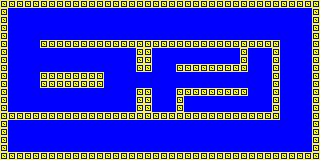

A 2D game scene composited from a Tiled map and its tileset images. What follows is a short description and the map's XML, with every tile layer's data as written:
An orthogonal 40x20 tile map with 8x8 px tiles, 1 tile layer (Capa de patrones 1).

<map version="1.2" tiledversion="1.3.2" orientation="orthogonal" renderorder="right-down" compressionlevel="-1" width="40" height="20" tilewidth="8" tileheight="8" infinite="0" nextlayerid="2" nextobjectid="1">
 <tileset firstgid="1" source="tiles.tsx" />
 <layer id="1" name="Capa de patrones 1" width="40" height="20">
  <data encoding="csv">
2,2,2,2,2,2,2,2,2,2,2,2,2,2,2,2,2,2,2,2,2,2,2,2,2,2,2,2,2,2,2,2,2,2,2,2,2,2,2,2,
2,1,1,1,1,1,1,1,1,1,1,1,1,1,1,1,1,1,1,1,1,1,1,1,1,1,1,1,1,1,1,1,1,1,1,1,1,1,1,2,
2,1,1,1,1,1,1,1,1,1,1,1,1,1,1,1,1,1,1,1,1,1,1,1,1,1,1,1,1,1,1,1,1,1,1,1,1,1,1,2,
2,1,1,1,1,1,1,1,1,1,1,1,1,1,1,1,1,1,1,1,1,1,1,1,1,1,1,1,1,1,1,1,1,1,1,1,1,1,1,2,
2,1,1,1,1,1,1,1,1,1,1,1,1,1,1,1,1,1,1,1,1,1,1,1,1,1,1,1,1,1,1,1,1,1,1,1,1,1,1,2,
2,1,1,1,1,2,2,2,2,2,2,2,2,2,2,2,2,2,2,2,2,2,2,2,2,2,2,2,2,2,2,2,2,2,2,1,1,1,1,2,
2,1,1,1,1,1,1,1,1,1,1,1,1,1,1,1,1,2,2,1,1,1,1,1,1,1,1,1,1,1,2,1,1,1,2,1,1,1,1,2,
2,1,1,1,1,1,1,1,1,1,1,1,1,1,1,1,1,2,2,1,1,1,1,1,1,1,1,1,1,1,2,1,1,1,2,1,1,1,1,2,
2,1,1,1,1,1,1,1,1,1,1,1,1,1,1,1,1,2,2,1,1,1,2,2,2,2,2,2,2,2,2,1,1,1,2,1,1,1,1,2,
2,1,1,1,1,2,2,2,2,2,2,2,2,1,1,1,1,1,1,1,1,1,1,1,1,1,1,1,1,1,1,1,1,1,2,1,1,1,1,2,
2,1,1,1,1,2,2,2,2,2,2,2,2,1,1,1,1,1,1,1,1,1,1,1,1,1,1,1,1,1,1,1,1,1,2,1,1,1,1,2,
2,1,1,1,1,1,1,1,1,1,1,1,1,1,1,1,1,2,2,1,1,1,2,2,2,2,2,2,2,2,2,1,1,1,2,1,1,1,1,2,
2,1,1,1,1,1,1,1,1,1,1,1,1,1,1,1,1,2,2,1,1,1,2,1,1,1,1,1,1,1,1,1,1,1,2,1,1,1,1,2,
2,1,1,1,1,1,1,1,1,1,1,1,1,1,1,1,1,2,2,1,1,1,2,1,1,1,1,1,1,1,1,1,1,1,2,1,1,1,1,2,
2,2,2,2,2,2,2,2,2,2,2,2,2,2,2,2,2,2,2,2,2,2,2,2,2,2,2,2,2,2,2,2,2,2,2,1,1,1,1,2,
2,1,1,1,1,1,1,1,1,1,1,1,1,1,1,1,1,1,1,1,1,1,1,1,1,1,1,1,1,1,1,1,1,1,1,1,1,1,1,2,
2,1,1,1,1,1,1,1,1,1,1,1,1,1,1,1,1,1,1,1,1,1,1,1,1,1,1,1,1,1,1,1,1,1,1,1,1,1,1,2,
2,1,1,1,1,1,1,1,1,1,1,1,1,1,1,1,1,1,1,1,1,1,1,1,1,1,1,1,1,1,1,1,1,1,1,1,1,1,1,2,
2,1,1,1,1,1,1,1,1,1,1,1,1,1,1,1,1,1,1,1,1,1,1,1,1,1,1,1,1,1,1,1,1,1,1,1,1,1,1,2,
2,2,2,2,2,2,2,2,2,2,2,2,2,2,2,2,2,2,2,2,2,2,2,2,2,2,2,2,2,2,2,2,2,2,2,2,2,2,2,2
</data>
 </layer>
</map>